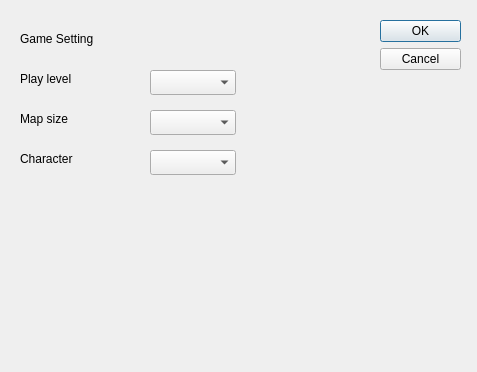
<?xml version="1.0" encoding="UTF-8"?>
<ui version="4.0">
 <class>Setting</class>
 <widget class="QDialog" name="Setting">
  <property name="geometry">
   <rect>
    <x>0</x>
    <y>0</y>
    <width>477</width>
    <height>372</height>
   </rect>
  </property>
  <property name="windowTitle">
   <string>Dialog</string>
  </property>
  <widget class="QDialogButtonBox" name="buttonBox">
   <property name="geometry">
    <rect>
     <x>380</x>
     <y>20</y>
     <width>81</width>
     <height>241</height>
    </rect>
   </property>
   <property name="orientation">
    <enum>Qt::Vertical</enum>
   </property>
   <property name="standardButtons">
    <set>QDialogButtonBox::Cancel|QDialogButtonBox::Ok</set>
   </property>
  </widget>
  <widget class="QLabel" name="label">
   <property name="geometry">
    <rect>
     <x>20</x>
     <y>30</y>
     <width>101</width>
     <height>17</height>
    </rect>
   </property>
   <property name="text">
    <string>Game Setting</string>
   </property>
  </widget>
  <widget class="QLabel" name="label_2">
   <property name="geometry">
    <rect>
     <x>20</x>
     <y>70</y>
     <width>67</width>
     <height>17</height>
    </rect>
   </property>
   <property name="text">
    <string>Play level</string>
   </property>
  </widget>
  <widget class="QComboBox" name="levelComboBox">
   <property name="geometry">
    <rect>
     <x>150</x>
     <y>70</y>
     <width>86</width>
     <height>25</height>
    </rect>
   </property>
  </widget>
  <widget class="QLabel" name="label_3">
   <property name="geometry">
    <rect>
     <x>20</x>
     <y>110</y>
     <width>67</width>
     <height>17</height>
    </rect>
   </property>
   <property name="text">
    <string>Map size</string>
   </property>
  </widget>
  <widget class="QComboBox" name="mapComboBox">
   <property name="geometry">
    <rect>
     <x>150</x>
     <y>110</y>
     <width>86</width>
     <height>25</height>
    </rect>
   </property>
  </widget>
  <widget class="QComboBox" name="characterComboBox">
   <property name="geometry">
    <rect>
     <x>150</x>
     <y>150</y>
     <width>86</width>
     <height>25</height>
    </rect>
   </property>
  </widget>
  <widget class="QLabel" name="label_4">
   <property name="geometry">
    <rect>
     <x>20</x>
     <y>150</y>
     <width>67</width>
     <height>17</height>
    </rect>
   </property>
   <property name="text">
    <string>Character</string>
   </property>
  </widget>
 </widget>
 <resources/>
 <connections>
  <connection>
   <sender>buttonBox</sender>
   <signal>accepted()</signal>
   <receiver>Setting</receiver>
   <slot>accept()</slot>
   <hints>
    <hint type="sourcelabel">
     <x>248</x>
     <y>254</y>
    </hint>
    <hint type="destinationlabel">
     <x>157</x>
     <y>274</y>
    </hint>
   </hints>
  </connection>
  <connection>
   <sender>buttonBox</sender>
   <signal>rejected()</signal>
   <receiver>Setting</receiver>
   <slot>reject()</slot>
   <hints>
    <hint type="sourcelabel">
     <x>316</x>
     <y>260</y>
    </hint>
    <hint type="destinationlabel">
     <x>286</x>
     <y>274</y>
    </hint>
   </hints>
  </connection>
 </connections>
</ui>
